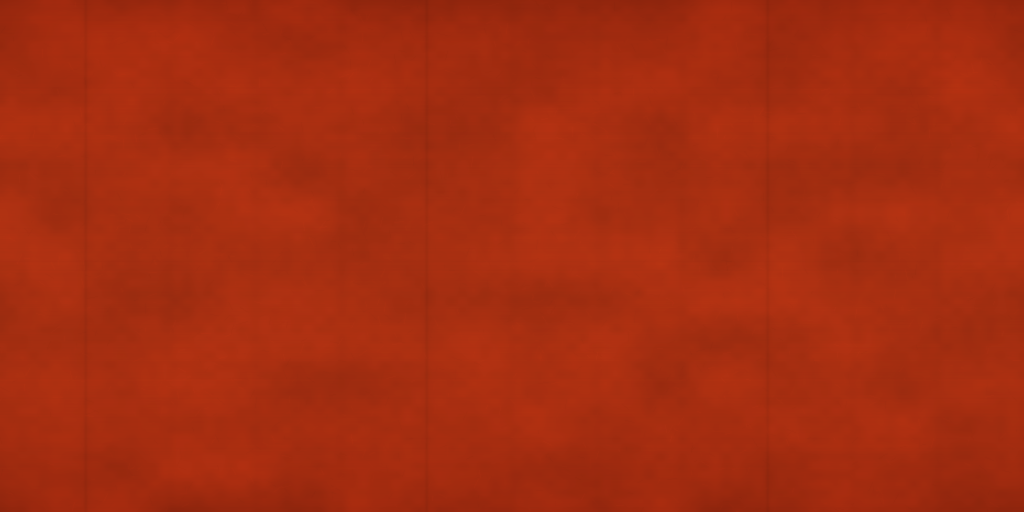
#> input picture ArtSource/refinement/environment-hero/native-ground-polish/lantern-hero/refined/surface-finish/textures/paper_fiber_1024x512.png, 1024 x 512 px, given in place of wood_color.png, which was not available; the run also reads 1 picture not shown here
$ python make_wood_maps.py
#> lines starting #> are read from the running program, lines starting #| are printed output that depends on the picture
"""Read frozen stage1 scans and bake directional stage2 wood maps locally."""
from pathlib import Path
import hashlib
import json
import numpy as np
from PIL import Image

HERE=Path(__file__).resolve().parent
SOURCE=HERE.parent/'textures'
OUT=HERE/'textures'
OUT.mkdir(exist_ok=True)
size=1024
v,u=np.mgrid[0:1:complex(size),0:1:complex(size)]
rng=np.random.default_rng(202611112)

def load(name):
#> called with name = 'wood_color.png'
    return np.asarray(Image.open(SOURCE/name).convert('RGB').resize((size,size),Image.Resampling.LANCZOS),dtype=float)/255
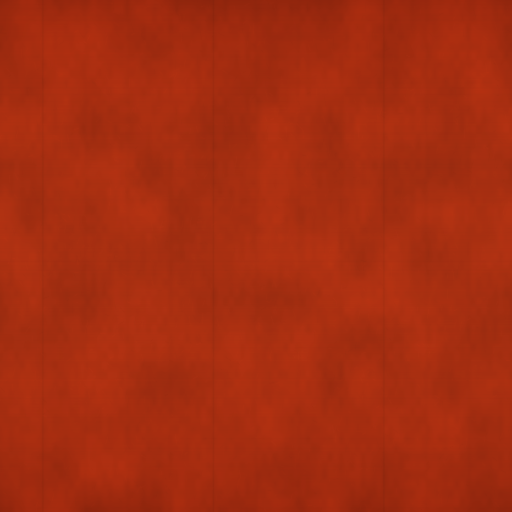
#> returned value: shape (1024, 1024, 3) float64 (shown at 1/2 size); mean of channels 0, 1, 2 0.648, 0.178, 0.0638; drawn as R, G, B
def save(name,values):
    Image.fromarray(np.uint8(np.clip(values,0,1)*255)).save(OUT/name)

# V is the long axis already authored on the frozen beam/column UVs.
broad=np.sin(2*np.pi*(u*9+.12*np.sin(v*2*np.pi)))
grain=np.sin(2*np.pi*(u*67+.15*np.sin(v*4*np.pi)))
fine=np.sin(2*np.pi*(u*139+.21*np.sin(v*2*np.pi)))
variation=1.18+.075*broad+.045*grain+.018*fine
color=load('wood_color.png')*variation[:,:,None]
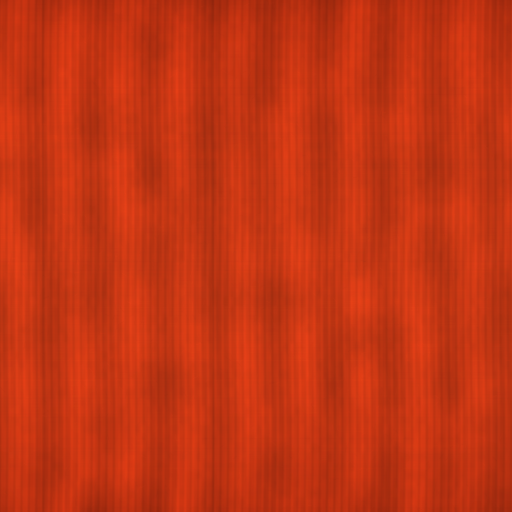
#> color: shape (1024, 1024, 3) float64 (shown at 1/2 size); mean R, G, B 0.765, 0.21, 0.0753
color+=np.dstack((np.maximum(broad,0)*.025,np.maximum(broad,0)*.018,np.maximum(broad,0)*.011))
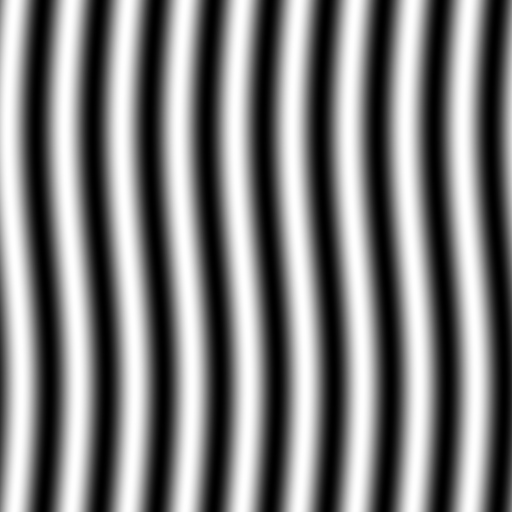
#> broad: shape (1024, 1024) float64 (shown at 1/2 size); min -1, max 1, mean -2.76e-16; drawn with min black and max white
save('wood_basecolor.png',color)
save('wood_roughness.png',np.clip(.64-.045*broad-.035*grain+rng.normal(0,.008,(size,size)),.48,.79))
#> call 2 of save, with name = 'wood_roughness.png'
#> in save (call 2), `Image.fromarray(np.uint8(np.clip(values,0,1)*255)).save(OUT/name)`:
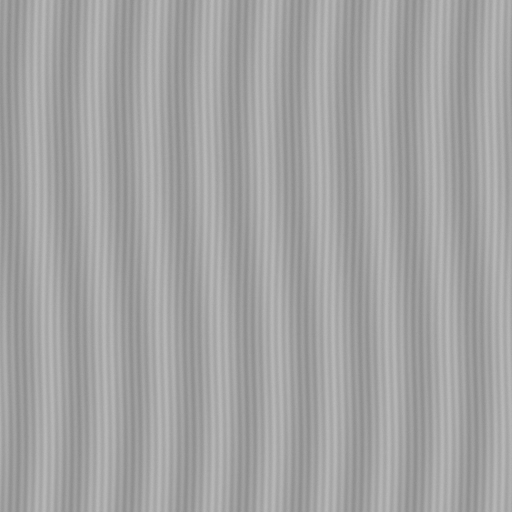
#> saved as wood_roughness.png: PIL image 1024x1024 L (shown at 1/2 size); min 134, max 190, mean 162.7
old=load('wood_normal.png')*2-1
#> (the run stopped early here; a loop or call above may not have finished)
